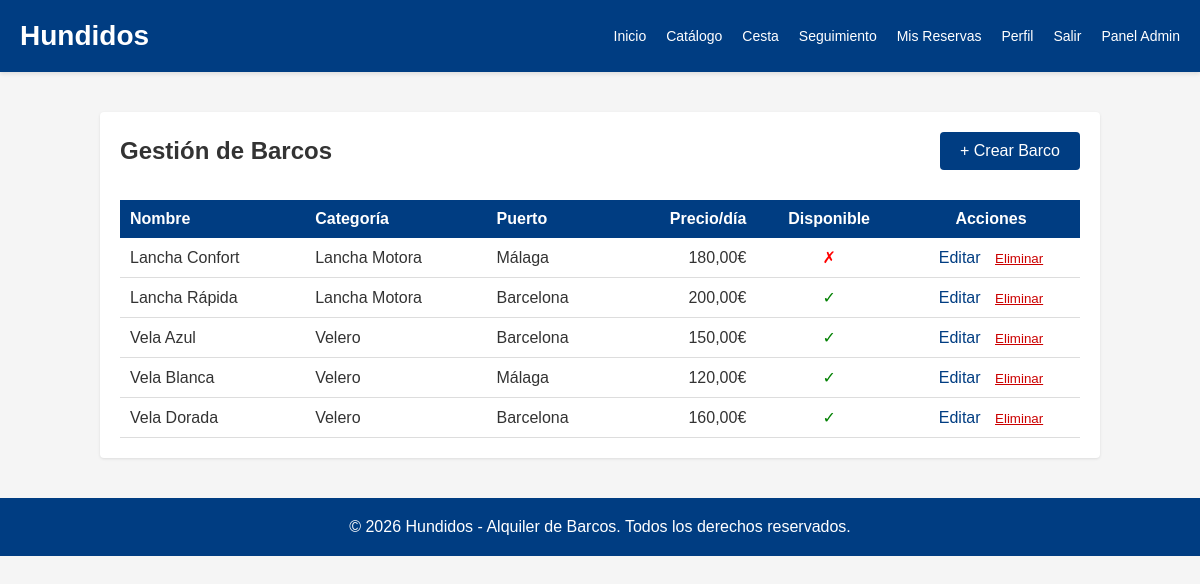
Screenshot of /admin-panel/barcos/ (signed in) with the database file from the repository.
### catalog/models.py (models this page shows, shortened)
class Barco(models.Model):
    nombre = models.CharField(max_length=120)
    categoria = models.ForeignKey(Categoria, on_delete=models.PROTECT)
    puerto = models.ForeignKey(Puerto, on_delete=models.PROTECT)
    fabricante = models.ForeignKey(Fabricante, on_delete=models.PROTECT)
    precio_dia = models.DecimalField(max_digits=8, decimal_places=2)
    capacidad = models.PositiveIntegerField()
    imagen = models.ImageField(upload_to='barcos/', blank=True, null=True)
    descripcion = models.TextField(blank=True)
    disponible = models.BooleanField(default=True)
    created_at = models.DateTimeField(auto_now_add=True)
    updated_at = models.DateTimeField(auto_now=True)
    class Meta:
        verbose_name_plural = 'Barcos'

class Categoria(models.Model):
    nombre = models.CharField(max_length=120, unique=True)
    descripcion = models.TextField(blank=True)
    class Meta:
        verbose_name_plural = 'Categorías'

class Puerto(models.Model):
    nombre = models.CharField(max_length=120, unique=True)
    ubicacion = models.CharField(max_length=200, blank=True)
    class Meta:
        verbose_name_plural = 'Puertos'

### admin_panel/views.py (the view)
# urls.py: path('barcos/', views.AdminBoatsListView.as_view(), name='boats_list'),
class AdminBoatsListView(AdminRequiredMixin, TemplateView):
    template_name = 'admin_panel/boats_list.html'
    def get_context_data(self, **kwargs):
        context = super().get_context_data(**kwargs)
        context['barcos'] = Barco.objects.all().order_by('nombre')
        return context

### admin_panel/views.py (called while the page is built)
    def test_func(self):
        return self.request.user.is_authenticated and self.request.user.is_staff

### templates/admin_panel/boats_list.html (shortened to what this page needs)
{% extends 'base.html' %}
{% block content %}
<div class="container" style="max-width: 1000px; margin: 40px auto;">
    <div style="display: flex; justify-content: space-between; align-items: center; margin-bottom: 30px;">
        <h2 style="margin: 0;">Gestión de Barcos</h2>
        <a href="{% url 'admin_panel:boat_create' %}" style="background-color: #003d82; color: white; padding: 10px 20px; border-radius: 4px; text-decoration: none;">+ Crear Barco</a>
    </div>
    {% if barcos %}
        <table style="width: 100%; border-collapse: collapse;">
            <thead>
                <tr style="background-color: #003d82; color: white;">
                    <th style="padding: 10px; text-align: left;">Nombre</th>
                    <th style="padding: 10px; text-align: left;">Categoría</th>
                    <th style="padding: 10px; text-align: left;">Puerto</th>
                    <th style="padding: 10px; text-align: right;">Precio/día</th>
                    <th style="padding: 10px; text-align: center;">Disponible</th>
                    <th style="padding: 10px; text-align: center;">Acciones</th>
                </tr>
            </thead>
            <tbody>
                {% for barco in barcos %}
                    <tr style="border-bottom: 1px solid #ddd;">
                        <td style="padding: 10px;">{{ barco.nombre }}</td>
                        <td style="padding: 10px;">{{ barco.categoria.nombre }}</td>
                        <td style="padding: 10px;">{{ barco.puerto.nombre }}</td>
                        <td style="padding: 10px; text-align: right;">{{ barco.precio_dia }}€</td>
                        <td style="padding: 10px; text-align: center;">{% if barco.disponible %}<span style="color: green;">✓</span>{% else %}<span style="color: red;">✗</span>{% endif %}</td>
                        <td style="padding: 10px; text-align: center;">
                            <a href="{% url 'admin_panel:boat_edit' barco.id %}" style="color: #003d82; text-decoration: none; margin-right: 10px;">Editar</a>
                            <form method="post" action="{% url 'admin_panel:boat_delete' barco.id %}" style="display: inline;" onsubmit="return confirm('¿Estás seguro?');">
                                <button type="submit" style="background: none; border: none; color: #cc0000; cursor: pointer; text-decoration: underline;">Eliminar</button>
                            </form>
                        </td>
                    </tr>
                {% endfor %}
            </tbody>
        </table>
    {% else %}
        <p>No hay barcos registrados.</p>
    {% endif %}
</div>
{% endblock %}

### templates/base.html (style rules this page uses)
* { margin: 0; padding: 0; box-sizing: border-box; }
body { font-family: Arial, sans-serif; background-color: #f5f5f5; color: #333; }
.container { background-color: white; padding: 20px; border-radius: 4px; box-shadow: 0 1px 3px rgba(0,0,0,0.1); }

### rows the page displays
Barco: nombre "Lancha Confort", categoria.nombre "Lancha Motora", puerto.nombre "Málaga", precio_dia "180,00"
Barco: nombre "Lancha Rápida", categoria.nombre "Lancha Motora", puerto.nombre "Barcelona", precio_dia "200,00"
Barco: nombre "Vela Azul", categoria.nombre "Velero", puerto.nombre "Barcelona", precio_dia "150,00"
Barco: nombre "Vela Blanca", categoria.nombre "Velero", puerto.nombre "Málaga", precio_dia "120,00"
Barco: nombre "Vela Dorada", categoria.nombre "Velero", puerto.nombre "Barcelona", precio_dia "160,00"
